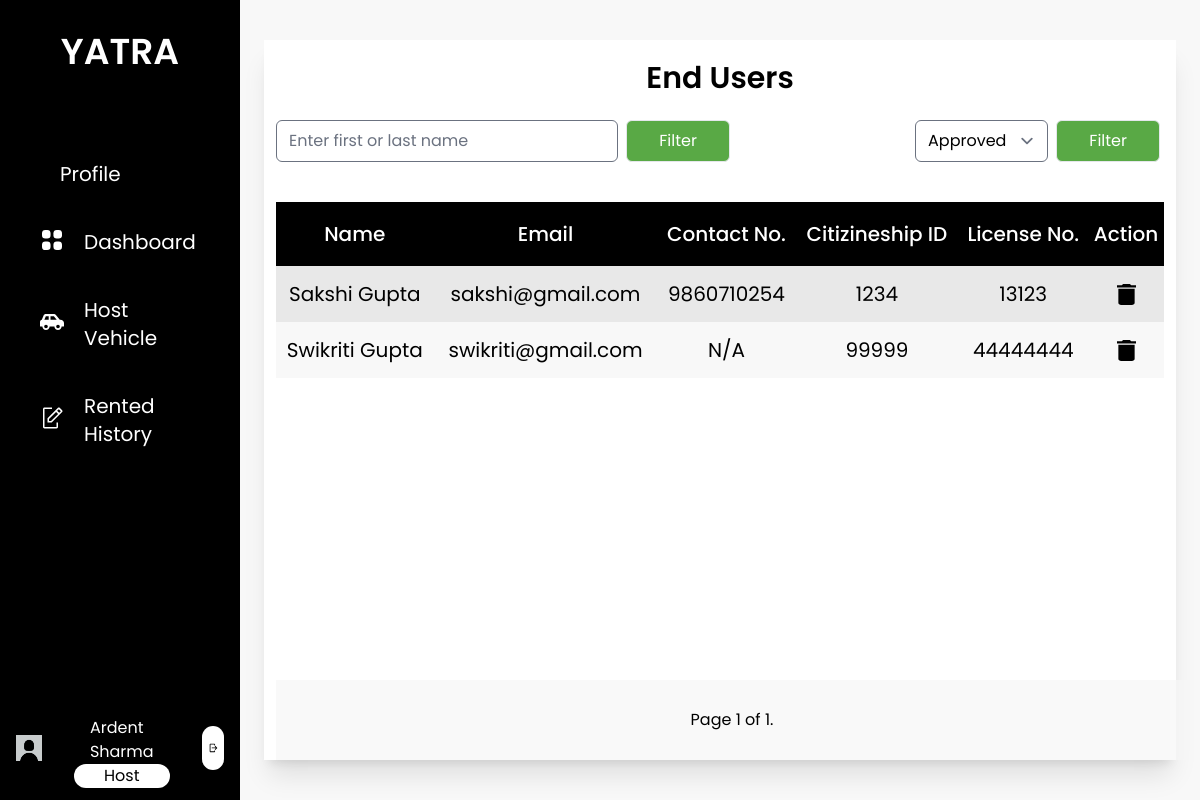
/end_users_admin/ (signed in), run on the app's committed database.
### base/models.py (models this page shows, shortened)
class Host(models.Model):
    user = models.OneToOneField(User, on_delete=models.CASCADE, related_name="host")
    first_name = models.CharField(max_length=25)
    last_name = models.CharField(max_length=25)
    email = models.EmailField()
    phone_number = models.CharField(max_length=10, null= True, blank=True)
    address = models.CharField(max_length=100, null= True, blank=True)
    citizenship_id = models.CharField(max_length=20, null= True, blank=True)
    citizenship = models.ImageField(upload_to='host/profile', default='default_photo.jpg')
    pic = models.ImageField(upload_to='host/profile', default='default_profile.jpg')
    is_approved = models.CharField(max_length=10, choices=status, default="Pending")
    is_blocked = models.BooleanField(default=False)

class EndUser(models.Model):
    user = models.OneToOneField(User, on_delete=models.CASCADE, related_name="enduser")
    first_name = models.CharField(max_length=25)
    last_name = models.CharField(max_length=25)
    email = models.EmailField()
    phone_number = models.CharField(max_length=10, null= True, blank=True)
    citizenship_id = models.CharField(max_length=20, null= True, blank=True)
    citizenship = models.ImageField(upload_to='enduser/profile',  default='default_photo.jpg')
    license_no = models.CharField(max_length=20, null= True, blank=True)
    license = models.ImageField(upload_to='enduser/profile',  default='default_photo.jpg')
    pic = models.ImageField(upload_to='enduser/profile', default='default_profile.jpg')
    is_approved = models.CharField(max_length=10, choices=status, default="Pending")
    is_blocked = models.BooleanField(default=False)

### base/views.py (the view)
# urls.py: path('end_users_admin/', views.end_users_admin, name='end_users_admin'),
def end_users_admin(request):
    nameform = UserFilterForm(request.GET or None)
    if nameform.is_valid():
        endUsers = nameform.filter_users(EndUser.objects.all())
    else:
        endUsers = EndUser.objects.filter(is_approved="Approved")
    statusform = UserFilterStatusForm(request.GET or None)
    if statusform.is_valid():
        endUsers = statusform.filter_users(endUsers)
    else:
        endUsers = endUsers.filter(is_approved="Approved")
    paginator = Paginator(endUsers, 6)
    page_number = request.GET.get('page')
    try:
        page_obj = paginator.get_page(page_number)
    except PageNotAnInteger:
        page_obj = paginator.get_page(1)
    except EmptyPage:
        page_obj = paginator.get_page(paginator.num_pages)
    context = {
        'data': page_obj,
        'nums': page_obj.paginator.num_pages * 'p',
        'nameform': nameform,
        'statusform':statusform
    }
    return render(request, 'enduser/endusers_admin.html', context)

### base/forms.py (shortened to what this page needs)
class UserFilterForm(forms.Form):
    name = forms.CharField(required=False, label='Search', widget=forms.TextInput(attrs={'placeholder': 'Enter first or last name'}))

class UserFilterStatusForm(forms.Form):
    status = forms.ChoiceField(choices=[('Approved', 'Approved'), ('Rejected', 'Rejected')])

### base/templatetags/user_group.py (called while the page is built)
@register.filter(name='has_group')
def has_group(user, group_name):
    return user.groups.filter(name=group_name).exists()

### base/templates/enduser/endusers_admin.html (shortened to what this page needs)
{% extends 'base/base.html' %}
{% load static %}
{% load widget_tweaks %}
{% block content%}
<div class="h-screen w-full px-6 py-10 bg-theme">
    <div class="bg-white h-full flex flex-col justify-between shadow-xl relative">
        <div class="p-3">
            <h1 class="text-center text-3xl font-semibold pt-2 pb-6">End Users</h1>
            <div class="w-100 flex flex-row justify-between mb-6">
                <form>
                    {% render_field nameform.name class="rounded-md" %}
                    <input type="submit" class="bg-custom-green px-8 py-2 text-white rounded-md mx-1 border" value="Filter" />
                </form>
                <form>
                    {% render_field statusform.status class="rounded-md" %}
                    <input type="submit" class="bg-custom-green px-8 py-2 text-white rounded-md mx-1 border" value="Filter" />
                </form>
            </div>
            {% if data is not None %}
            <table class="w-full">
                <thead class="h-16 text-center">
                    <tr class="bg-black text-white text-xl">
                        <th class="font-medium">Name</th>
                        <th class="font-medium">Email</th>
                        <th class="font-medium">Contact No.</th>
                        <th class="font-medium">Citizineship ID</th>
                        <th class="font-medium">License No.</th>
                        <th class="font-medium">Action</th>
                    </tr>
                </thead>
                <tbody class="text-center">
                    {% for user in data.object_list %}
                    <tr class="text-xl h-14">
                        <td>{{user.first_name}} {{user.last_name}}</td>
                        <td>{{user.email}}</td>
                        <td>{% if user.phone_number %}{{user.phone_number}}{% else %}N/A{% endif %}</td>
                        <td>{% if user.citizenship_id %}{{user.citizenship_id}}{% else %}N/A{% endif %}</td>
                        <td>{% if user.license_no %}{{user.license_no}}{% else %}N/A{% endif %}</td>
                        <td>
                            <div class="flex flex-row justify-around">
                                <a href="{% url 'delete_user' user.user.id %}" onclick="return ConfirmDelete()">
                                    <img src="{% static 'images/delete.svg' %}">
                                </a>
                            </div>
                        </td>
                    </tr>
                    {% endfor %}
                </tbody>
            </table>
            {% endif %}
            <div class="flex flex-col h-20 w-full bg-pagination-gray bg-opacity-70 bottom-0 justify-center absolute px-3">
                <div class="w-full flex flex-row justify-center">
                    <div class="m-2 py-2 px-6">
                        Page {{ data.number }} of {{ data.paginator.num_pages }}.
                    </div>
                </div>
            </div>
        </div>
    </div>
</div>
{% endblock content %}

### base/templates/base/base.html (shortened to what this page needs)
{% load static tailwind_tags %}
{% load user_group %}
<html lang="en">
<head>
    {% tailwind_css %}
</head>
<body class="font-poppins min-h-screen">
    <div class="flex flex-row">
        <div class="flex w-1/5 bg-black h-screen text-white">
            <div class="w-full relative">
                <div class="flex justify-center pb-8">
                    <a href="{% url 'home' %}" class="py-8">
                        <span class="text-4xl text-center font-semibold">YATRA</span>
                    </a>
                </div>
                {% if user|has_group:'host' %}
                <div class="text-xl">
                    {% with request.resolver_match.url_name as url_name %}
                    <ul class="px-4">
                        <a href="{% url 'host_profile' %}" class="nav-bar-items {% if url_name == 'host_profile' or url_name == 'host_update_profile' %}active{% endif %}">
                            <li class="nav-bar-li">
                                Profile
                            </li>
                        </a>
                        <a href="{% url 'host_dashboard' %}" class="nav-bar-items {% if url_name == 'host_dashboard' %} active {% endif %}">
                            <img src="{% static 'images/dashboard.svg' %}" alt="">
                            <li class="nav-bar-li">
                                Dashboard
                            </li>
                        </a>
                        <a href="{% url 'host_vehicles' %}" class="nav-bar-items {% if url_name == 'host_vehicles' or url_name == 'add_vehicles' %} active {% endif %}">
                            <img src="{% static 'images/Vehicle.svg' %}" alt="">
                            <li class="nav-bar-li">
                               Host Vehicle
                            </li>
                        </a>
                        <a href="{% url 'rented_history' %}" class="nav-bar-items{% if url_name == 'rented_history' or url_name == 'report_user' %} active {% endif %}">
                            <img src="{% static 'images/request.svg' %}" alt="">
                            <li class="nav-bar-li">
                                Rented History
                            </li>
                        </a>
                    </ul>
                    {% endwith %}
                </div>
                <div class="flex flex-row absolute bottom-0 justify-evenly py-3 px-4 w-full">
                    <a href="{% url 'host_profile' %}" class=" ">
                        <img src="{% static 'images/default_profile.jpg' %}" style="object-fit: contain" alt="" class="w-20 h-20 object-cover rounded-full ">
                    </a>
                    <div class="flex flex-col px-8 justify-evenly">
                        <p class="text-generalBackground px-4 mt-2 ">{{ user.host.first_name }} {{ user.host.last_name }}</p>
                        <p class="text-gray px-4 text-center rounded-xl bg-white text-black py-0.75 ">Host</p>
                    </div>
                    <div class="ml-auto my-auto flex-end p-1.5 bg-white rounded-full">
                        <a href="{% url 'logout' %}">
                            <img src="{% static 'images/logout.svg' %}" alt="" class="h-8">
                        </a>
                    </div>
                </div>
                {% endif %}
            </div>
        </div>
        <div class="flex w-4/5 h-screen relative overflow-y-auto">
            {% block content %}
            {% endblock content%}
        </div>
    </div>
</body>
</html>

### data on the page
EndUser: first_name "Sakshi", last_name "Gupta", email "sakshi@gmail.com", phone_number "9860710254", citizenship_id "1234", license_no "13123"
EndUser: first_name "Swikriti", last_name "Gupta", email "swikriti@gmail.com", shows "N/A", citizenship_id "99999", license_no "44444444"

### other printed values
{{ user.host.first_name }} "Ardent"
{{ user.host.last_name }} "Sharma"
{{ data.number }} "1"
{{ data.paginator.num_pages }} "1"
